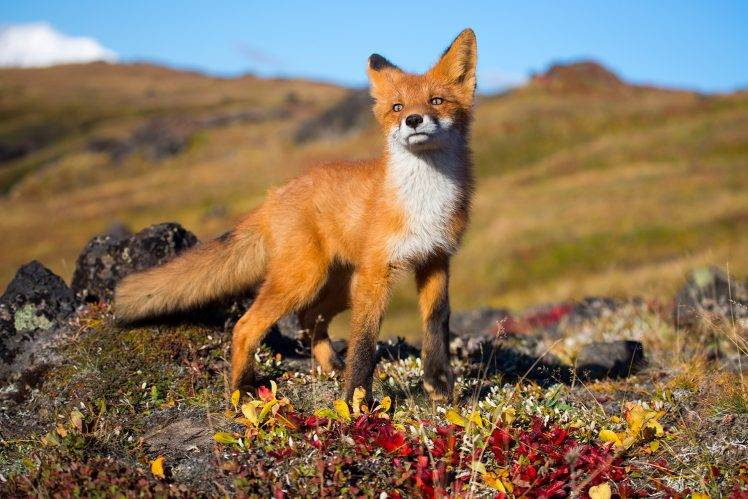
#> input picture Fox.jpg, 748 x 499 px, found by its file name
$ python resizeImages.py
#> lines starting #> are read from the running program, lines starting #| are printed output that depends on the picture
import cv2

image1 = cv2.imread("Images/Fox.jpg", 1)
#> image1 is the input picture: shape (499, 748, 3); mean B, G, R 90.8, 115.5, 135.6
#Loads the image
cv2.imshow("First Image", image1)
#shows the image with a window title

reduceSize = cv2.resize(image1, (200, 200))
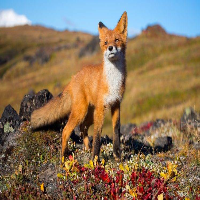
#> reduceSize: shape (200, 200, 3); mean B, G, R 90.7, 115.4, 135.6
#this will reduce the size of the image. It is width then height --> (WIDTH, HEIGHT)
cv2.imshow("reduced image", reduceSize)

increaseSize = cv2.resize(image1, (800, 500))
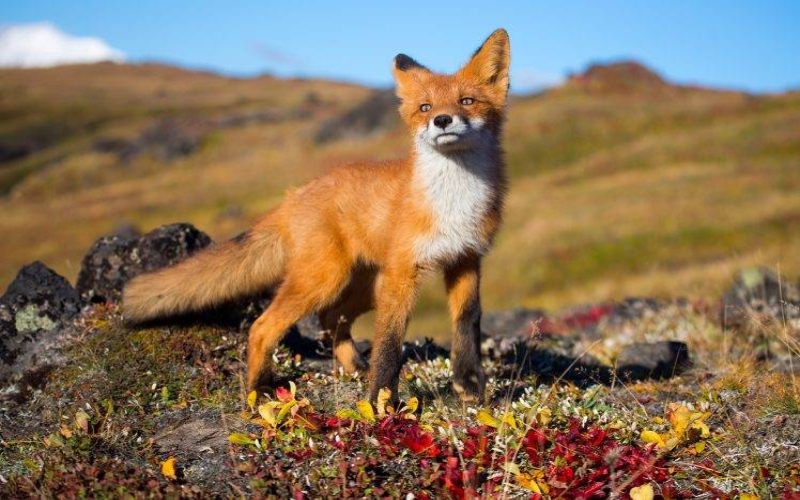
#> increaseSize: shape (500, 800, 3); mean B, G, R 90.7, 115.3, 135.5
#this will increase the size of the image
cv2.imshow("increased image", increaseSize)

stretchedSize = cv2.resize(image1, (1000, 100))
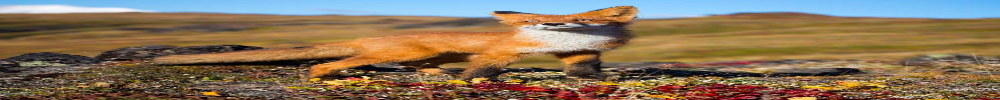
#> stretchedSize: shape (100, 1000, 3); mean B, G, R 90.7, 115.4, 135.5
tallSize = cv2.resize(image1, (200, 600))
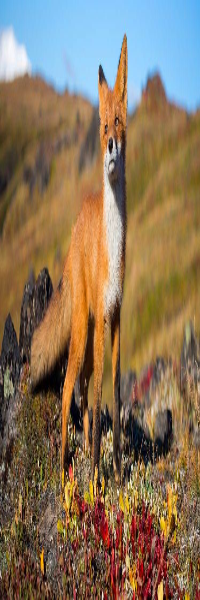
#> tallSize: shape (600, 200, 3); mean B, G, R 90.7, 115.4, 135.5
#this will stretch the image instead of adding a black outline
cv2.imshow("stretched image", stretchedSize)
cv2.imshow("tall image", tallSize)

cv2.waitKey(0)
#it will hold the window until the user presses a key
cv2.destroyAllWindows()
#it will destroy all windows

$ run again, with Gorilla.jpg copied over Fox.jpg
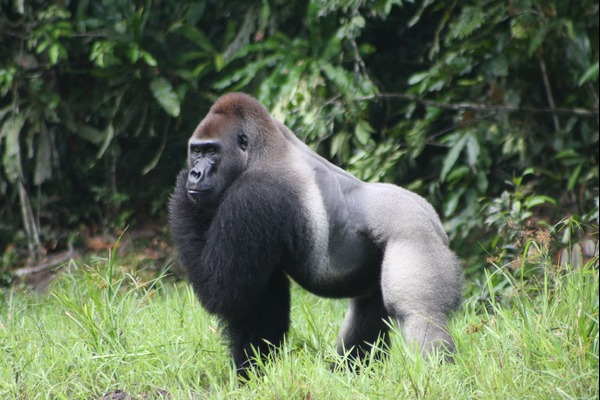
#> input picture Gorilla.jpg, 600 x 400 px, found by its file name
#> image1 is the input picture: shape (400, 600, 3); mean B, G, R 82.3, 106.7, 92.6
#> `stretchedSize = cv2.resize(image1, (1000, 100))`:
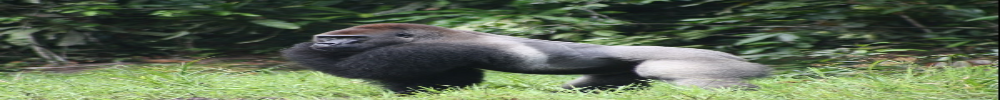
#> stretchedSize: shape (100, 1000, 3); mean B, G, R 82.3, 106.6, 92.6
#> `tallSize = cv2.resize(image1, (200, 600))`:
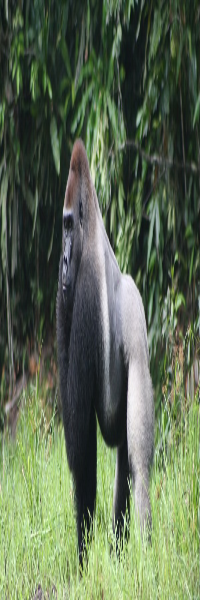
#> tallSize: shape (600, 200, 3); mean B, G, R 82.4, 106.8, 92.8
